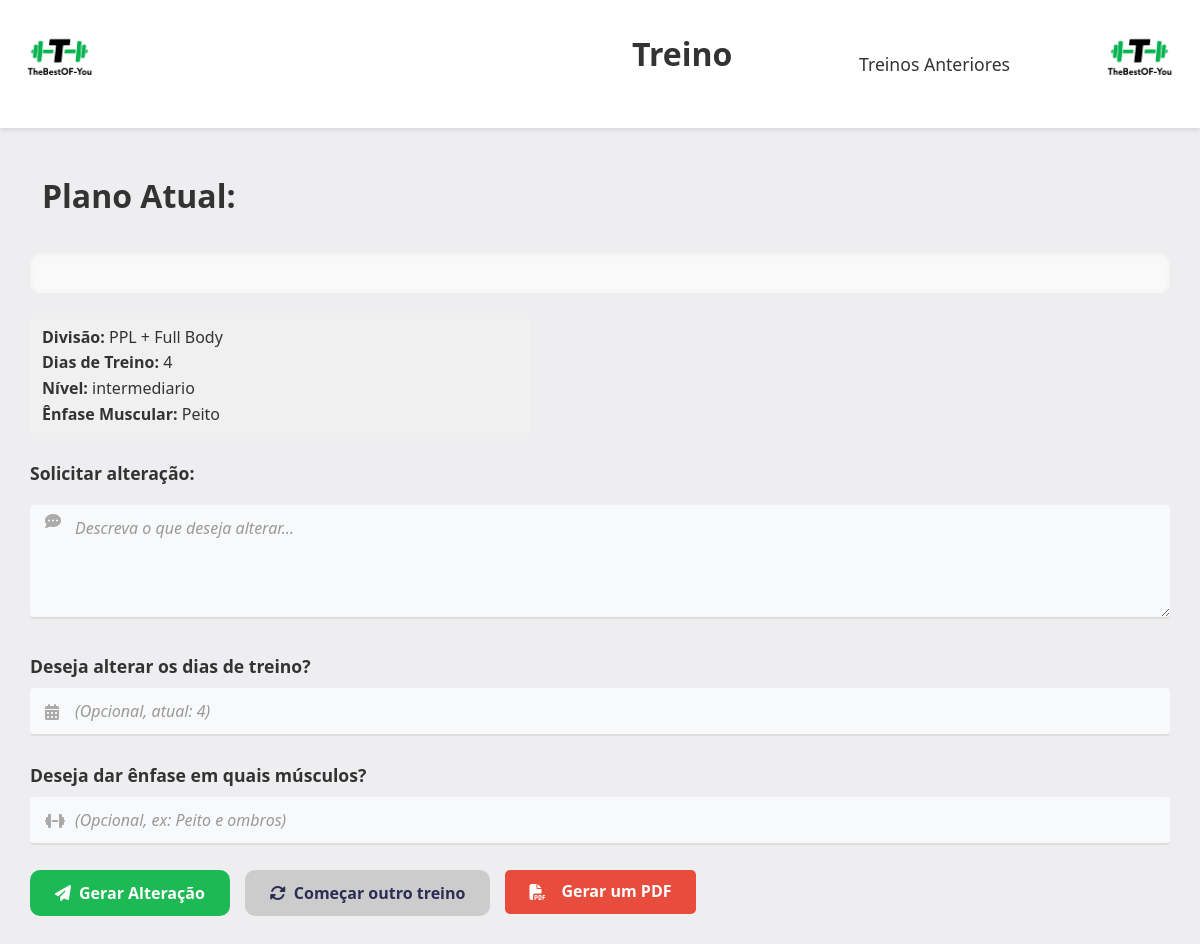
Page /Códigos/treino/treino.php (signed in) on the committed database.
### tables this page shows
CREATE TABLE `treino` (
  `id_treino` int(11) NOT NULL,
  `id_usuario` int(11) NOT NULL,
  `divisao_treino` varchar(30) NOT NULL,
  `dias_de_treino` int(11) NOT NULL,
  `nivel_de_treino` varchar(30) NOT NULL,
  `arquivo_treino` varchar(255) NOT NULL,
  `enfase_muscular` varchar(255) DEFAULT NULL,
  `situacao` varchar(2) NOT NULL
);

### Códigos/treino/treino.php (the view, shortened to what this page needs)
<?php
include "../conexao.php";
$usuario_id = $_SESSION['id_usuario'];
$sql = "SELECT id_treino, arquivo_treino, divisao_treino, dias_de_treino, nivel_de_treino, enfase_muscular FROM treino WHERE id_usuario = ? AND situacao = 'A' LIMIT 1";
$stmt = $conexao->prepare($sql);
$stmt->bind_param("i", $usuario_id);
$stmt->execute();
$result = $stmt->get_result();
$treino_atual = $result->fetch_assoc();
$treino_texto = "Nenhum treino encontrado.";
$divisao_atual = $treino_atual['divisao_treino'] ?? '';
$dias_atuais = $treino_atual['dias_de_treino'] ?? '';
$nivel_atual = $treino_atual['nivel_de_treino'] ?? '';
$enfase_atual = $treino_atual['enfase_muscular'] ?? '';
if ($treino_atual && isset($treino_atual['arquivo_treino'])) {
    $caminho = "../montagem_treino/treinos_salvos/" . $treino_atual['arquivo_treino'];
    $treino_texto = file_exists($caminho) ? file_get_contents($caminho) : "Arquivo não encontrado: $caminho";
}
?>
<!DOCTYPE html>
<html lang="pt-BR">
<head>
    <link rel="stylesheet" href="treino.css?v=5">
    <link rel="stylesheet" href="https://cdnjs.cloudflare.com/ajax/libs/font-awesome/6.5.0/css/all.min.css">
</head>
<body>
<header>
    <div class="logo"><a href="../pagina_principal/index.php"><img src="imagens/Logo.png" alt="Logo"></a></div>
    <div class="site-name"><h1>Treino</h1></div>
    <nav class="nav-links"><a href="treinos_anteriores.php">Treinos Anteriores</a></nav>
    <div class="logo"><a href="../pagina_principal/index.php"><img src="imagens/Logo.png" alt="Logo"></a></div>
</header>
<div class="qlqr">
    <h1>Plano Atual:</h1>
    <div class="dieta">
    </div>
    <div class="info-dieta-atual">
        <p><strong>Divisão:</strong> <?= htmlspecialchars($divisao_atual) ?></p>
        <p><strong>Dias de Treino:</strong> <?= htmlspecialchars($dias_atuais) ?></p>
        <p><strong>Nível:</strong> <?= htmlspecialchars($nivel_atual) ?></p>
        <?php if (!empty($enfase_atual)): ?>
            <p><strong>Ênfase Muscular:</strong> <?= htmlspecialchars($enfase_atual) ?></p>
        <?php endif; ?>
    </div>
    <form method="post" id="alteracaoForm">
        <div class="form-group">
            <label for="chatTreino"><strong>Solicitar alteração:</strong></label>
            <div class="input-with-icon">
                <i class="fas fa-comment-dots"></i>
                <textarea id="chatTreino" name="chatTreino" class="styled-input" rows="4" placeholder="Descreva o que deseja alterar..." required></textarea>
            </div>
        </div>
        <div class="form-group">
            <label for="dias"><strong>Deseja alterar os dias de treino?</strong></label>
            <div class="input-with-icon">
                <i class="fas fa-calendar-alt"></i>
                <input type="number" name="dias" id="dias" class="styled-input" placeholder="(Opcional, atual: <?= htmlspecialchars($dias_atuais) ?>)" min="1">
            </div>
        </div>
        <div class="form-group">
            <label for="enfase_muscular"><strong>Deseja dar ênfase em quais músculos?</strong></label>
            <div class="input-with-icon">
                <i class="fas fa-dumbbell"></i>
                <input type="text" name="enfase_muscular" id="enfase_muscular" class="styled-input" placeholder="(Opcional, ex: Peito e ombros)">
            </div>
        </div>
        <div class="botoes">
            <button type="submit" name="enviar_alteracao"><i class="fas fa-paper-plane"></i> Gerar Alteração</button>
            <button class="outra" onclick="window.location.href='../selecao_treino/selecao_treino.php'" type="button"><i class="fas fa-sync-alt"></i> Começar outro treino</button>
            <a href="gerar_pdf_treino.php?treino=<?= urlencode($treino_texto) ?>&enfase=<?= urlencode($enfase_atual) ?>" target="_blank" class="botao-pdf"><i class="fas fa-file-pdf"></i> Gerar um PDF</a>
        </div>
    </form>
</div>
</body>
</html>

### Códigos/treino/treino.css (style rules this page uses)
* { margin: 0; padding: 0; box-sizing: border-box; }
body { font-family: 'Segoe UI', sans-serif; background-color: #eeeef1; line-height: 1.6; color: #333; }
header { background-color: white; display: flex; align-items: center; justify-content: space-between; box-shadow: 0 2px 5px rgba(0,0,0,0.1); position: relative; background-color: #fff; }
.logo img { height: 120px; cursor: pointer; transition: transform 0.3s ease; }
.site-name { font-size: 2rem; font-weight: bold; margin-left: 500px; }
.nav-links { display: flex; gap: 20px; margin-left: auto; margin-right: 20px; }
.nav-links a { text-decoration: none; color: #333; font-weight: 500; font-size: 1.1rem; transition: color 0.3s; margin-right: 50px; }
h1 { font-size: 32px; margin-bottom: 20px; padding: 12px; border-radius: 8px; max-width: 500px; }
.dieta { background-color: #f9f9f9; padding: 20px; border-radius: 10px; font-size: 16px; line-height: 1.6; box-shadow: inset 0 1px 5px rgba(0,0,0,0.05); margin-bottom: 20px; }
textarea { width: 100%; padding: 15px; border: 1px solid #ccc; border-radius: 10px; font-size: 15px; resize: vertical; margin-top: 10px; }
.botoes { display: flex; gap: 15px; flex-wrap: wrap; margin-top: 20px; }
.botoes button { background-color: #1db954; color: white; padding: 12px 25px; border: none; border-radius: 10px; font-size: 16px; cursor: pointer; font-weight: bold; display: flex; align-items: center; gap: 8px; transition: background-color 0.3s ease; }
.botoes button.outra { background-color: #ccc; color: #2c2c54; }
.form-group { margin-bottom: 25px; }
.form-group label { display: block; margin-bottom: 8px; color: #333; font-size: 1.1rem; font-weight: 600; }
.input-with-icon { position: relative; }
.input-with-icon .fas { position: absolute; left: 15px; top: 50%; transform: translateY(-50%); color: #aaa; transition: color 0.3s ease; }
.input-with-icon .fa-comment-dots { top: 18px; transform: none; }
.styled-input { width: 100%; padding: 12px 15px 12px 45px; font-size: 1rem; font-family: 'Segoe UI', sans-serif; color: #333; background-color: #f8f9fa; border: none; border-bottom: 2px solid #ddd; border-radius: 4px; box-sizing: border-box; transition: border-color 0.3s ease; }
.styled-input::placeholder { color: #999; font-style: italic; }
.info-dieta-atual { margin-bottom: 20px; background: #f0f0f0; padding: 12px; border-radius: 8px; max-width: 500px; }
.qlqr { padding: 30px; }
.botoes button, .botao-pdf { display: inline-flex; align-items: center; gap: 8px; background-color: #1db954; color: white ; padding: 12px 25px; border: none; border-radius: 10px; font-size: 16px; font-weight: bold; cursor: pointer; text-decoration: none; transition: background-color 0.3s ease; font-family: 'Segoe UI', sans-serif; }
.botao-pdf i { margin-right: 8px; }

### Códigos/treino/treino.php (style rules this page uses)
.botao-pdf { display: inline-flex; align-items: center; justify-content: center; gap: 8px; background-color: #e74c3c; color: white; padding: 12px 24px; border-radius: 5px; text-decoration: none; font-family: inherit; font-weight: bold; font-size: 16px; border: none; cursor: pointer; transition: background 0.3s; height: 44px; box-sizing: border-box; white-space: nowrap; }

### rows in the picture
treino: divisao_treino "PPL + Full Body", dias_de_treino "4", nivel_de_treino "intermediario", enfase_muscular "Peito", dias "(Opcional, atual: 4)"
